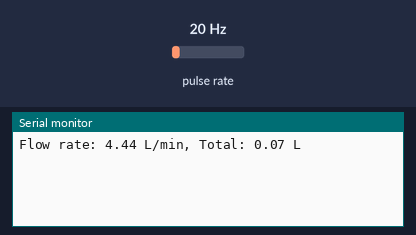
Simulated run of this sketch. Board: ESP32. Parts: the last lines printed to the serial monitor. Wiring (inferred from the names in the program): pulse sensor: data GPIO 14. The inputs (shaded band) are chosen by the test bench; at power-on: pulse rate 20 Hz.

Above: at 1.2 s.
1.3 s: pulse rate (sensor on GPIO 14) set to 4 Hz
At 2.4 s:
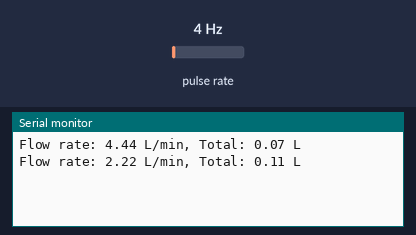
2.8 s: pulse rate (sensor on GPIO 14) set to 50 Hz
At 3.8 s:
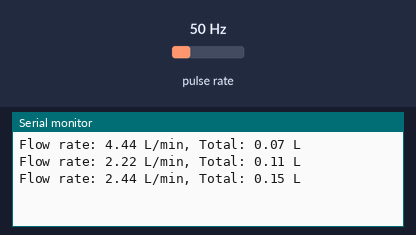
Timing chart, 0 to 5.8 s (numbered marks = the images above; inputs shaded):
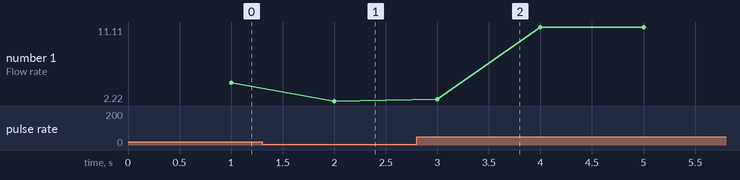

Measured:
- after the input at 1.3 s, the serial monitor: prints a new line after 0.70 s (image 1)
- after the input at 2.8 s, the serial monitor: prints a new line after 0.20 s (image 2)
- plotted number 1: 4.44 → 2.22 after the input at 1.3 s, 2.22 → 11.11 after the input at 2.8 s

The sketch:

YF-S201_DN15.ino
```cpp
// Khai báo các biến và hằng số
volatile int pulseCount = 0;     // Biến đếm xung
float flowRate = 0.0;            // Lưu tốc độ dòng chảy (lít/phút)
float totalLitres = 0.0;         // Tổng lượng nước chảy (lít)
unsigned long previousMillis = 0; // Thời gian trước
const int interval = 1000;       // Chu kỳ đo lường (1 giây)
const int sensorPin = 14;        // Chân tín hiệu nối với GPIO14 trên ESP32

// Hằng số để tính toán lưu lượng
const float calibrationFactor = 4.5; // Hệ số hiệu chỉnh cho cảm biến YF-S201

// Thiết lập ngắt và cài đặt cảm biến
void IRAM_ATTR pulseCounter() {
  pulseCount++; // Tăng biến đếm mỗi khi nhận được xung
}

void setup() {
  Serial.begin(115200);            // Khởi động Serial Monitor
  pinMode(sensorPin, INPUT_PULLUP); // Cài đặt chân tín hiệu làm đầu vào với pull-up nội bộ

  // Gắn hàm ngắt cho cảm biến lưu lượng nước
  attachInterrupt(digitalPinToInterrupt(sensorPin), pulseCounter, FALLING);
}

void loop() {
  unsigned long currentMillis = millis();  // Lấy thời gian hiện tại

  // Cập nhật mỗi giây
  if (currentMillis - previousMillis >= interval) {
    // Kiểm tra xem có đếm được xung hay không
    if (pulseCount > 0) {
      // Tính toán lưu lượng nước
      flowRate = ((1000.0 / (currentMillis - previousMillis)) * pulseCount) / calibrationFactor;

      // Tính tổng số lít nước
      totalLitres += (flowRate / 60.0);

      // In dữ liệu ra Serial Monitor
      Serial.print("Flow rate: ");
      Serial.print(flowRate);
      Serial.print(" L/min, Total: ");
      Serial.print(totalLitres);
      Serial.println(" L");
    } else {
      // Nếu không có xung, in thông báo không có dòng chảy
      Serial.println("No flow detected");
    }

    // Đặt lại biến đếm xung và thời gian
    pulseCount = 0;
    previousMillis = currentMillis;
  }
}
```
